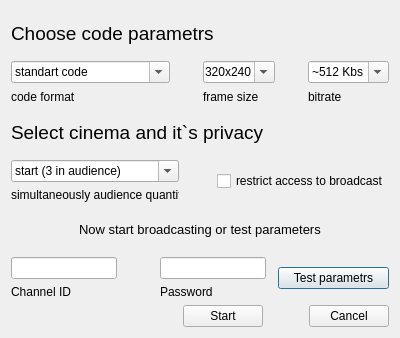
<?xml version="1.0" encoding="UTF-8"?>
<ui version="4.0">
 <class>AirDialog</class>
 <widget class="QDialog" name="AirDialog">
  <property name="geometry">
   <rect>
    <x>0</x>
    <y>0</y>
    <width>400</width>
    <height>338</height>
   </rect>
  </property>
  <property name="windowTitle">
   <string>Start Air</string>
  </property>
  <layout class="QVBoxLayout" name="verticalLayout_7">
   <item>
    <widget class="QLabel" name="label">
     <property name="font">
      <font>
       <pointsize>14</pointsize>
      </font>
     </property>
     <property name="text">
      <string>Choose code parametrs</string>
     </property>
    </widget>
   </item>
   <item>
    <layout class="QHBoxLayout" name="horizontalLayout_3">
     <item>
      <layout class="QHBoxLayout" name="horizontalLayout_2">
       <item>
        <layout class="QVBoxLayout" name="verticalLayout">
         <item>
          <widget class="QComboBox" name="comboBox">
           <property name="minimumSize">
            <size>
             <width>159</width>
             <height>0</height>
            </size>
           </property>
           <property name="editable">
            <bool>true</bool>
           </property>
           <property name="currentText">
            <string>standart code</string>
           </property>
          </widget>
         </item>
         <item>
          <widget class="QLabel" name="label_2">
           <property name="minimumSize">
            <size>
             <width>159</width>
             <height>0</height>
            </size>
           </property>
           <property name="text">
            <string>code format</string>
           </property>
           <property name="buddy">
            <cstring>comboBox</cstring>
           </property>
          </widget>
         </item>
        </layout>
       </item>
       <item>
        <spacer name="horizontalSpacer">
         <property name="orientation">
          <enum>Qt::Horizontal</enum>
         </property>
         <property name="sizeHint" stdset="0">
          <size>
           <width>13</width>
           <height>20</height>
          </size>
         </property>
        </spacer>
       </item>
      </layout>
     </item>
     <item>
      <layout class="QHBoxLayout" name="horizontalLayout">
       <item>
        <layout class="QVBoxLayout" name="verticalLayout_2">
         <item>
          <widget class="QComboBox" name="comboBox_2">
           <property name="editable">
            <bool>true</bool>
           </property>
           <property name="currentText">
            <string>320x240</string>
           </property>
          </widget>
         </item>
         <item>
          <widget class="QLabel" name="label_3">
           <property name="text">
            <string>frame size</string>
           </property>
           <property name="buddy">
            <cstring>comboBox_2</cstring>
           </property>
          </widget>
         </item>
        </layout>
       </item>
       <item>
        <spacer name="horizontalSpacer_2">
         <property name="orientation">
          <enum>Qt::Horizontal</enum>
         </property>
         <property name="sizeHint" stdset="0">
          <size>
           <width>13</width>
           <height>20</height>
          </size>
         </property>
        </spacer>
       </item>
       <item>
        <layout class="QVBoxLayout" name="verticalLayout_3">
         <item>
          <widget class="QComboBox" name="comboBox_3">
           <property name="minimumSize">
            <size>
             <width>81</width>
             <height>0</height>
            </size>
           </property>
           <property name="editable">
            <bool>true</bool>
           </property>
           <property name="currentText">
            <string>~512 Kbs</string>
           </property>
          </widget>
         </item>
         <item>
          <widget class="QLabel" name="label_4">
           <property name="text">
            <string>bitrate</string>
           </property>
           <property name="buddy">
            <cstring>comboBox_3</cstring>
           </property>
          </widget>
         </item>
        </layout>
       </item>
      </layout>
     </item>
    </layout>
   </item>
   <item>
    <widget class="QLabel" name="label_6">
     <property name="font">
      <font>
       <pointsize>14</pointsize>
      </font>
     </property>
     <property name="text">
      <string>Select cinema and it`s privacy</string>
     </property>
    </widget>
   </item>
   <item>
    <layout class="QHBoxLayout" name="horizontalLayout_5">
     <item>
      <layout class="QHBoxLayout" name="horizontalLayout_4">
       <item>
        <layout class="QVBoxLayout" name="verticalLayout_4">
         <item>
          <widget class="QComboBox" name="comboBox_4">
           <property name="minimumSize">
            <size>
             <width>159</width>
             <height>0</height>
            </size>
           </property>
           <property name="editable">
            <bool>true</bool>
           </property>
           <property name="currentText">
            <string>start (3 in audience)</string>
           </property>
          </widget>
         </item>
         <item>
          <widget class="QLabel" name="label_5">
           <property name="minimumSize">
            <size>
             <width>159</width>
             <height>0</height>
            </size>
           </property>
           <property name="text">
            <string>simultaneously audience quantity</string>
           </property>
           <property name="buddy">
            <cstring>comboBox_4</cstring>
           </property>
          </widget>
         </item>
        </layout>
       </item>
      </layout>
     </item>
     <item>
      <spacer name="horizontalSpacer_4">
       <property name="orientation">
        <enum>Qt::Horizontal</enum>
       </property>
       <property name="sizeHint" stdset="0">
        <size>
         <width>40</width>
         <height>20</height>
        </size>
       </property>
      </spacer>
     </item>
     <item>
      <widget class="QCheckBox" name="checkBox">
       <property name="text">
        <string>restrict access to broadcast</string>
       </property>
      </widget>
     </item>
    </layout>
   </item>
   <item>
    <layout class="QHBoxLayout" name="horizontalLayout_6">
     <item>
      <spacer name="horizontalSpacer_3">
       <property name="orientation">
        <enum>Qt::Horizontal</enum>
       </property>
       <property name="sizeHint" stdset="0">
        <size>
         <width>40</width>
         <height>20</height>
        </size>
       </property>
      </spacer>
     </item>
     <item>
      <widget class="QLabel" name="label_7">
       <property name="font">
        <font>
         <pointsize>10</pointsize>
        </font>
       </property>
       <property name="text">
        <string>Now start broadcasting or test parameters</string>
       </property>
      </widget>
     </item>
     <item>
      <spacer name="horizontalSpacer_5">
       <property name="orientation">
        <enum>Qt::Horizontal</enum>
       </property>
       <property name="sizeHint" stdset="0">
        <size>
         <width>40</width>
         <height>20</height>
        </size>
       </property>
      </spacer>
     </item>
    </layout>
   </item>
   <item>
    <layout class="QHBoxLayout" name="horizontalLayout_9">
     <item>
      <layout class="QHBoxLayout" name="horizontalLayout_7">
       <item>
        <layout class="QVBoxLayout" name="verticalLayout_5">
         <item>
          <widget class="QLineEdit" name="lineEdit"/>
         </item>
         <item>
          <widget class="QLabel" name="label_8">
           <property name="maximumSize">
            <size>
             <width>109</width>
             <height>16777215</height>
            </size>
           </property>
           <property name="text">
            <string>Channel ID</string>
           </property>
           <property name="buddy">
            <cstring>lineEdit</cstring>
           </property>
          </widget>
         </item>
        </layout>
       </item>
       <item>
        <spacer name="horizontalSpacer_6">
         <property name="orientation">
          <enum>Qt::Horizontal</enum>
         </property>
         <property name="sizeHint" stdset="0">
          <size>
           <width>40</width>
           <height>20</height>
          </size>
         </property>
        </spacer>
       </item>
       <item>
        <layout class="QVBoxLayout" name="verticalLayout_6">
         <item>
          <widget class="QLineEdit" name="lineEdit_2"/>
         </item>
         <item>
          <widget class="QLabel" name="label_9">
           <property name="text">
            <string>Password</string>
           </property>
           <property name="buddy">
            <cstring>lineEdit_2</cstring>
           </property>
          </widget>
         </item>
        </layout>
       </item>
      </layout>
     </item>
     <item>
      <layout class="QHBoxLayout" name="horizontalLayout_8">
       <item>
        <spacer name="horizontalSpacer_7">
         <property name="orientation">
          <enum>Qt::Horizontal</enum>
         </property>
         <property name="sizeHint" stdset="0">
          <size>
           <width>13</width>
           <height>17</height>
          </size>
         </property>
        </spacer>
       </item>
       <item>
        <widget class="QPushButton" name="pushButton_2">
         <property name="minimumSize">
          <size>
           <width>111</width>
           <height>0</height>
          </size>
         </property>
         <property name="text">
          <string>Test parametrs</string>
         </property>
        </widget>
       </item>
      </layout>
     </item>
    </layout>
   </item>
   <item>
    <layout class="QHBoxLayout" name="horizontalLayout_11">
     <item>
      <spacer name="horizontalSpacer_9">
       <property name="orientation">
        <enum>Qt::Horizontal</enum>
       </property>
       <property name="sizeHint" stdset="0">
        <size>
         <width>40</width>
         <height>20</height>
        </size>
       </property>
      </spacer>
     </item>
     <item>
      <layout class="QHBoxLayout" name="horizontalLayout_10">
       <item>
        <widget class="QPushButton" name="pushButton">
         <property name="text">
          <string>Start</string>
         </property>
        </widget>
       </item>
       <item>
        <spacer name="horizontalSpacer_8">
         <property name="orientation">
          <enum>Qt::Horizontal</enum>
         </property>
         <property name="sizeHint" stdset="0">
          <size>
           <width>40</width>
           <height>20</height>
          </size>
         </property>
        </spacer>
       </item>
       <item>
        <widget class="QPushButton" name="pushButton_3">
         <property name="text">
          <string>Cancel</string>
         </property>
        </widget>
       </item>
      </layout>
     </item>
    </layout>
   </item>
  </layout>
 </widget>
 <resources/>
 <connections>
  <connection>
   <sender>pushButton</sender>
   <signal>clicked()</signal>
   <receiver>AirDialog</receiver>
   <slot>accept()</slot>
   <hints>
    <hint type="sourcelabel">
     <x>246</x>
     <y>311</y>
    </hint>
    <hint type="destinationlabel">
     <x>232</x>
     <y>285</y>
    </hint>
   </hints>
  </connection>
  <connection>
   <sender>pushButton_3</sender>
   <signal>clicked()</signal>
   <receiver>AirDialog</receiver>
   <slot>reject()</slot>
   <hints>
    <hint type="sourcelabel">
     <x>350</x>
     <y>307</y>
    </hint>
    <hint type="destinationlabel">
     <x>331</x>
     <y>282</y>
    </hint>
   </hints>
  </connection>
 </connections>
</ui>
